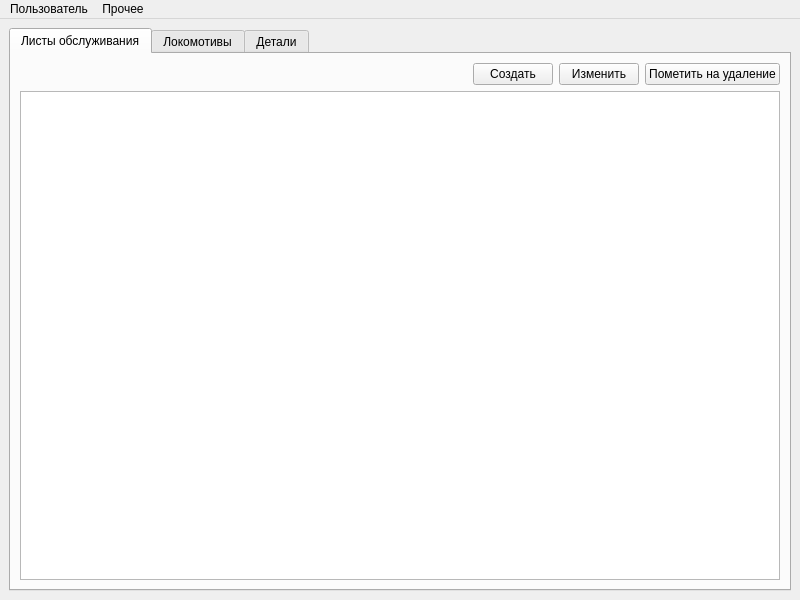
<?xml version="1.0" encoding="UTF-8"?>
<ui version="4.0">
 <class>MainWindow</class>
 <widget class="QMainWindow" name="MainWindow">
  <property name="geometry">
   <rect>
    <x>0</x>
    <y>0</y>
    <width>800</width>
    <height>600</height>
   </rect>
  </property>
  <property name="windowTitle">
   <string>MainWindow</string>
  </property>
  <widget class="QWidget" name="centralwidget">
   <layout class="QVBoxLayout" name="verticalLayout_2">
    <item>
     <widget class="QTabWidget" name="tabWidget">
      <property name="currentIndex">
       <number>0</number>
      </property>
      <widget class="QWidget" name="tab">
       <attribute name="title">
        <string>Листы обслуживания</string>
       </attribute>
       <layout class="QVBoxLayout" name="verticalLayout_6">
        <item>
         <layout class="QVBoxLayout" name="verticalLayout_3">
          <item>
           <layout class="QHBoxLayout" name="horizontalLayout_2">
            <item>
             <spacer name="horizontalSpacer">
              <property name="orientation">
               <enum>Qt::Orientation::Horizontal</enum>
              </property>
              <property name="sizeHint" stdset="0">
               <size>
                <width>40</width>
                <height>20</height>
               </size>
              </property>
             </spacer>
            </item>
            <item>
             <widget class="QPushButton" name="pushButton">
              <property name="text">
               <string>Создать</string>
              </property>
             </widget>
            </item>
            <item>
             <widget class="QPushButton" name="pushButton_9">
              <property name="text">
               <string>Изменить</string>
              </property>
             </widget>
            </item>
            <item>
             <widget class="QPushButton" name="pushButton_2">
              <property name="text">
               <string>Пометить на удаление</string>
              </property>
             </widget>
            </item>
           </layout>
          </item>
          <item>
           <widget class="QTableView" name="tableView"/>
          </item>
         </layout>
        </item>
       </layout>
      </widget>
      <widget class="QWidget" name="tab_2">
       <attribute name="title">
        <string>Локомотивы</string>
       </attribute>
       <layout class="QVBoxLayout" name="verticalLayout">
        <item>
         <layout class="QVBoxLayout" name="verticalLayout_4">
          <item>
           <layout class="QHBoxLayout" name="horizontalLayout_3">
            <item>
             <spacer name="horizontalSpacer_3">
              <property name="orientation">
               <enum>Qt::Orientation::Horizontal</enum>
              </property>
              <property name="sizeHint" stdset="0">
               <size>
                <width>40</width>
                <height>20</height>
               </size>
              </property>
             </spacer>
            </item>
            <item>
             <widget class="QPushButton" name="pushButton_5">
              <property name="text">
               <string>Добавить</string>
              </property>
             </widget>
            </item>
            <item>
             <widget class="QPushButton" name="pushButton_10">
              <property name="text">
               <string>Изменить</string>
              </property>
             </widget>
            </item>
            <item>
             <widget class="QPushButton" name="pushButton_6">
              <property name="text">
               <string>Удалить</string>
              </property>
             </widget>
            </item>
           </layout>
          </item>
          <item>
           <widget class="QTableView" name="tableView_3"/>
          </item>
         </layout>
        </item>
       </layout>
      </widget>
      <widget class="QWidget" name="tab_3">
       <attribute name="title">
        <string>Детали</string>
       </attribute>
       <layout class="QVBoxLayout" name="verticalLayout_7">
        <item>
         <layout class="QVBoxLayout" name="verticalLayout_5">
          <item>
           <layout class="QHBoxLayout" name="horizontalLayout_4">
            <item>
             <spacer name="horizontalSpacer_4">
              <property name="orientation">
               <enum>Qt::Orientation::Horizontal</enum>
              </property>
              <property name="sizeHint" stdset="0">
               <size>
                <width>40</width>
                <height>20</height>
               </size>
              </property>
             </spacer>
            </item>
            <item>
             <widget class="QPushButton" name="pushButton_7">
              <property name="text">
               <string>Добавить</string>
              </property>
             </widget>
            </item>
            <item>
             <widget class="QPushButton" name="pushButton_11">
              <property name="text">
               <string>Изменить</string>
              </property>
             </widget>
            </item>
            <item>
             <widget class="QPushButton" name="pushButton_8">
              <property name="text">
               <string>Удалить</string>
              </property>
             </widget>
            </item>
           </layout>
          </item>
          <item>
           <widget class="QTableView" name="tableView_4"/>
          </item>
         </layout>
        </item>
       </layout>
      </widget>
     </widget>
    </item>
   </layout>
  </widget>
  <widget class="QMenuBar" name="menubar">
   <property name="geometry">
    <rect>
     <x>0</x>
     <y>0</y>
     <width>800</width>
     <height>23</height>
    </rect>
   </property>
   <widget class="QMenu" name="menu">
    <property name="title">
     <string>Пользователь</string>
    </property>
    <addaction name="action"/>
    <addaction name="action_2"/>
    <addaction name="action_3"/>
   </widget>
   <widget class="QMenu" name="menu_2">
    <property name="title">
     <string>Прочее</string>
    </property>
    <property name="separatorsCollapsible">
     <bool>false</bool>
    </property>
    <addaction name="action_Qt"/>
    <addaction name="action_4"/>
   </widget>
   <addaction name="menu"/>
   <addaction name="menu_2"/>
  </widget>
  <action name="action">
   <property name="text">
    <string>Имя Фамилия</string>
   </property>
  </action>
  <action name="action_2">
   <property name="text">
    <string>Добавить пользователя</string>
   </property>
  </action>
  <action name="action_3">
   <property name="text">
    <string>Выйти</string>
   </property>
  </action>
  <action name="action_Qt">
   <property name="text">
    <string>О Qt</string>
   </property>
  </action>
  <action name="action_4">
   <property name="text">
    <string>О Программе</string>
   </property>
  </action>
 </widget>
 <resources/>
 <connections/>
</ui>
